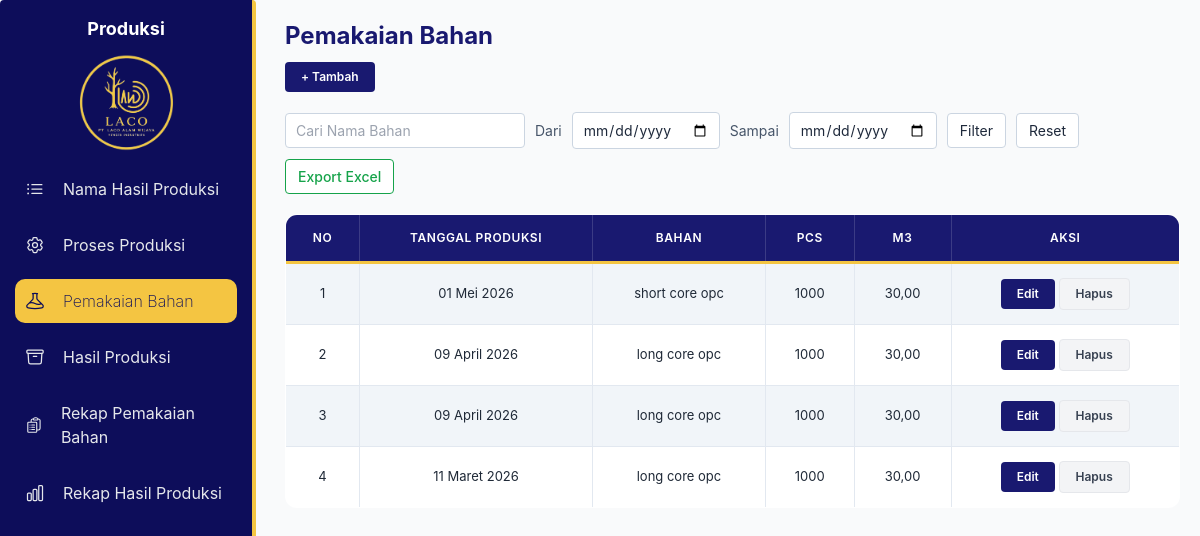
Before: /pemakaian/ with the older database file.
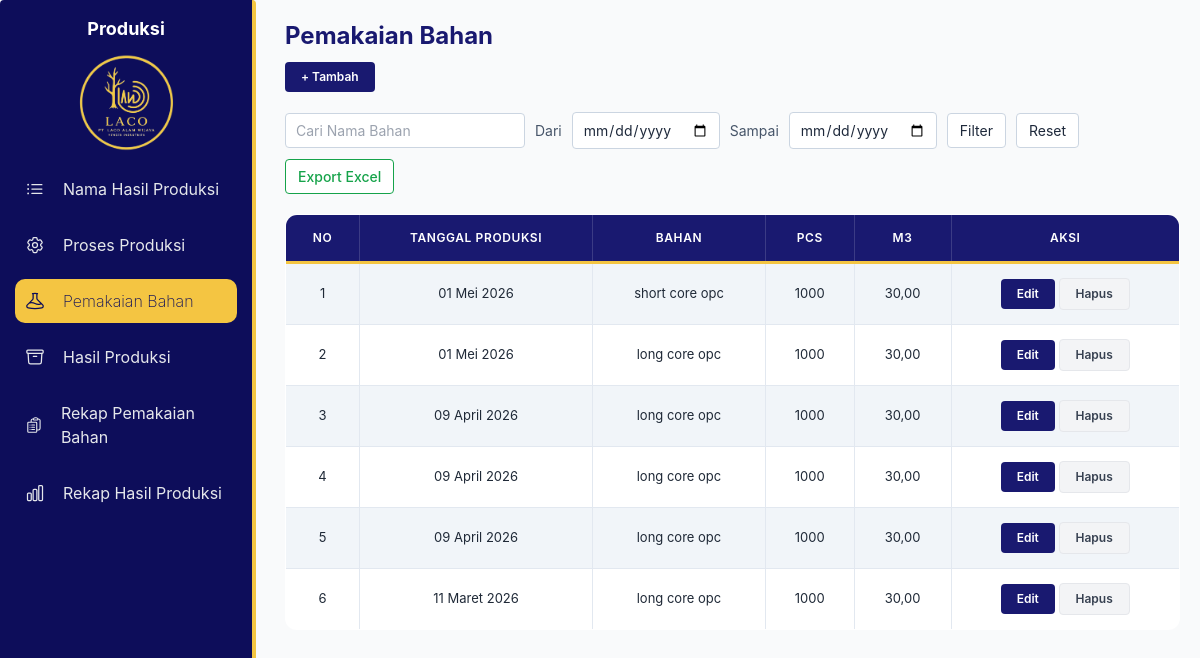
After: the same page with the newer database file.
### core/models.py (models this page shows, shortened)
class PemakaianBahanBaku(models.Model):
    proses_produksi = models.ForeignKey(ProsesProduksi, on_delete=models.CASCADE)
    bahan_baku_masuk = models.ForeignKey(BahanBakuMasuk, on_delete=models.CASCADE)
    jumlah_pcs = models.PositiveIntegerField(default=0)
    jumlah_m3 = models.DecimalField(max_digits=10, decimal_places=2, default=0)

class ProsesProduksi(models.Model):
    tanggal_produksi = models.DateField(default=timezone.now)
    keterangan = models.TextField(blank=True)
    def __str__(self):
        return f"Produksi - {self.tanggal_produksi}"

class BahanBakuMasuk(models.Model):
    bahan_baku = models.ForeignKey(
        'BahanBaku',
        on_delete=models.CASCADE
    )
    supplier = models.ForeignKey(
        'Supplier',
        on_delete=models.CASCADE
    )
    tanggal_masuk = models.DateField(default=timezone.now)
    jumlah_pcs = models.PositiveIntegerField(default=0)
    jumlah_m3 = models.DecimalField(max_digits=10, decimal_places=2, default=0)
    sisa_pcs = models.PositiveIntegerField(default=0)
    sisa_m3 = models.DecimalField(max_digits=10, decimal_places=2, default=0)
    harga_satuan = models.DecimalField(max_digits=15, decimal_places=2)
    class Meta:
        ordering = ['tanggal_masuk']
    def __str__(self):
        return f"{self.bahan_baku}"

class BahanBaku(models.Model):
    nama_bahan = models.CharField(max_length=100)
    def __str__(self):
        return self.nama_bahan

### core/views.py (the view)
# urls.py: path('pemakaian/', views.pemakaian_bahan_list, name='pemakaian_bahan_list'),
def pemakaian_bahan_list(request):
    data = PemakaianBahanBaku.objects.select_related(
        'proses_produksi',
        'bahan_baku_masuk',
        'bahan_baku_masuk__bahan_baku'
    )
    nama_bahan = request.GET.get('bahan')
    tanggal_mulai = request.GET.get('tanggal_mulai')
    tanggal_selesai = request.GET.get('tanggal_selesai')
    if nama_bahan:
        data = data.filter(
            bahan_baku_masuk__bahan_baku__nama_bahan__icontains=nama_bahan
        )
    if tanggal_mulai and tanggal_selesai:
        data = data.filter(proses_produksi__tanggal_produksi__range=[tanggal_mulai, tanggal_selesai])
    elif tanggal_mulai:
        data = data.filter(proses_produksi__tanggal_produksi__gte=tanggal_mulai)
    elif tanggal_selesai:
        data = data.filter(proses_produksi__tanggal_produksi__lte=tanggal_selesai)
    data = data.order_by('-proses_produksi__tanggal_produksi')
    data_rekap = data.values(
        'bahan_baku_masuk__bahan_baku__nama_bahan' # Patokan groupingnya
    ).annotate(
        total_pcs=Sum('jumlah_pcs'),
        total_m3=Sum('jumlah_m3')
    ).order_by('bahan_baku_masuk__bahan_baku__nama_bahan')
    stok_gabungan = BahanBakuMasuk.objects.filter(
    sisa_pcs__gt=0,
    sisa_m3__gt=0
    ).values(
    'bahan_baku_id', # Ambil ID master bahannya
    'bahan_baku__nama_bahan' # Ambil nama bahannya
    ).annotate(
    total_pcs=Sum('sisa_pcs'),
    total_m3=Sum('sisa_m3')
    ).order_by('bahan_baku__nama_bahan')
    produksi = ProsesProduksi.objects.all()
    stok = BahanBakuMasuk.objects.filter(
        sisa_pcs__gt=0,
        sisa_m3__gt=0,
    )
    return render(request, 'produksi/list_pemakaian_bahan.html', {
        'data_detail': data,
        'data_rekap': data_rekap,
        'produksi': produksi,
        'stok': stok_gabungan,
        'nama_bahan': nama_bahan,
        'tanggal_mulai': tanggal_mulai,
        'tanggal_selesai': tanggal_selesai,
    })

### core/templates/produksi/list_pemakaian_bahan.html (shortened to what this page needs)
{%load static%}
<!DOCTYPE html>
<html lang="en">
<head>
    <script src="https://cdn.tailwindcss.com"></script>
    <link rel="stylesheet" href="{% static 'css/produksi.css' %}">
</head>
<body class="bg-gray-50 flex h-screen overflow-hidden text-gray-800">
    {% include 'parts/sidebar_produksi.html' %}
    <main class="flex-1 flex flex-col h-full overflow-hidden">
    <div class="content">
        <h2 class="text-2xl font-bold text-[#191970]" style="margin-bottom: 10px;">Pemakaian Bahan</h2>
        <div class="filter-container" style="margin-bottom: 20px;">
            <button class="btn-action btn-tambah" onclick="openAdd()">+ Tambah</button>
            <form method="get" class="filter-form">
            <input type="text" name="bahan" placeholder="Cari Nama Bahan" value="{{ nama_bahan|default:'' }}">
            <label>Dari</label>
            <input type="date" name="tanggal_mulai" value="{{ tanggal_mulai|default:'' }}">
            <label>Sampai</label>
            <input type="date" name="tanggal_selesai" value="{{ tanggal_selesai|default:'' }}">
            <button type="submit" class="btn-filter">Filter</button>
            <a href="{% url 'pemakaian_bahan_list' %}">
                <button type="button" class="btn-reset">Reset</button>
            </a>
            <button type="button" class="btn-export" onclick="exportExcel()">
                Export Excel
            </button>
        </form>
        </div>
        <table border="1">
            <tr>
                <th>No</th>
                <th>Tanggal Produksi</th>
                <th>Bahan</th>
                <th>PCS</th>
                <th>M3</th>
                <th>Aksi</th>
            </tr>
            {% for d in data_detail %}
            <tr>
                <td>{{ forloop.counter }}</td>
                <td>{{ d.proses_produksi.tanggal_produksi|date:"d F Y" }}</td>
                <td>{{ d.bahan_baku_masuk }}</td>
                <td>{{ d.jumlah_pcs }}</td>
                <td>{{ d.jumlah_m3 }}</td>
                <td><button class="btn-action btn-edit" onclick="openEdit('{{ d.id }}')">Edit</button>
                    <button class="btn-action btn-hapus" onclick="openDelete('{{ d.id }}')">Hapus</button>
                </td>
            </tr>
            {% endfor %}
        </table>
    </div>
    </main>
</body>
</html>

Changed rows visible on the page:
added PemakaianBahanBaku: proses_produksi.tanggal_produksi "01 Mei 2026", bahan_baku_masuk "long core opc", jumlah_pcs "1000", jumlah_m3 "30,00"
added PemakaianBahanBaku: proses_produksi.tanggal_produksi "09 April 2026", bahan_baku_masuk "long core opc", jumlah_pcs "1000", jumlah_m3 "30,00"
